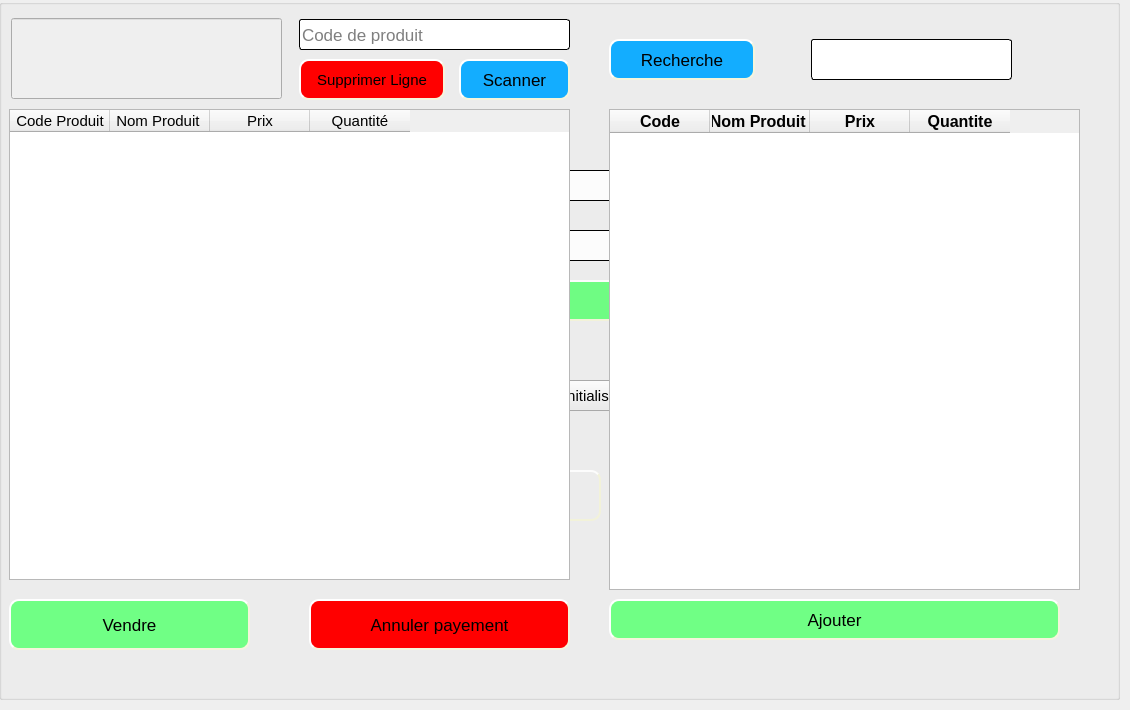
    <widget class="QWidget" name="tab_17">
     <attribute name="title">
      <string>Achat</string>
     </attribute>
     <widget class="QLabel" name="label_22">
      <property name="geometry">
       <rect>
        <x>260</x>
        <y>170</y>
        <width>141</width>
        <height>31</height>
       </rect>
      </property>
      <property name="font">
       <font>
        <pointsize>13</pointsize>
       </font>
      </property>
      <property name="text">
       <string>Nom Utilisateur </string>
      </property>
     </widget>
     <widget class="QLabel" name="label_23">
      <property name="geometry">
       <rect>
        <x>260</x>
        <y>230</y>
        <width>101</width>
        <height>31</height>
       </rect>
      </property>
      <property name="font">
       <font>
        <pointsize>13</pointsize>
       </font>
      </property>
      <property name="text">
       <string>Mot de pass </string>
      </property>
     </widget>
     <widget class="QLineEdit" name="lineEdit_22">
      <property name="geometry">
       <rect>
        <x>430</x>
        <y>170</y>
        <width>211</width>
        <height>31</height>
       </rect>
      </property>
      <property name="font">
       <font>
        <pointsize>13</pointsize>
       </font>
      </property>
      <property name="styleSheet">
       <string notr="true">border-style: outset;
border-width: 1px;
border-radius: 3px;</string>
      </property>
      <property name="cursorPosition">
       <number>0</number>
      </property>
      <property name="placeholderText">
       <string>Utilisateur</string>
      </property>
     </widget>
     <widget class="QLineEdit" name="lineEdit_23">
      <property name="geometry">
       <rect>
        <x>430</x>
        <y>230</y>
        <width>211</width>
        <height>31</height>
       </rect>
      </property>
      <property name="font">
       <font>
        <pointsize>13</pointsize>
       </font>
      </property>
      <property name="styleSheet">
       <string notr="true">border-style: outset;
border-width: 1px;
border-radius: 3px;</string>
      </property>
      <property name="echoMode">
       <enum>QLineEdit::Password</enum>
      </property>
      <property name="cursorPosition">
       <number>0</number>
      </property>
      <property name="placeholderText">
       <string>Mot de pass</string>
      </property>
     </widget>
     <widget class="QLabel" name="label_24">
      <property name="geometry">
       <rect>
        <x>280</x>
        <y>380</y>
        <width>161</width>
        <height>31</height>
       </rect>
      </property>
      <property name="font">
       <font>
        <pointsize>13</pointsize>
       </font>
      </property>
      <property name="styleSheet">
       <string notr="true">color: rgb(0, 170, 255);</string>
      </property>
      <property name="text">
       <string>Mot de pass oublié ? </string>
      </property>
     </widget>
     <widget class="QPushButton" name="pushButton_26">
      <property name="geometry">
       <rect>
        <x>520</x>
        <y>380</y>
        <width>131</width>
        <height>31</height>
       </rect>
      </property>
      <property name="font">
       <font>
        <pointsize>11</pointsize>
       </font>
      </property>
      <property name="styleSheet">
       <string notr="true"/>
      </property>
      <property name="text">
       <string>Réinitialiser </string>
      </property>
      <property name="icon">
       <iconset resource="iconne.qrc">
        <normaloff>:/icone/reset.png</normaloff>:/icone/reset.png</iconset>
      </property>
      <property name="iconSize">
       <size>
        <width>22</width>
        <height>22</height>
       </size>
      </property>
     </widget>
     <widget class="QPushButton" name="pushButton_27">
      <property name="geometry">
       <rect>
        <x>260</x>
        <y>280</y>
        <width>391</width>
        <height>41</height>
       </rect>
      </property>
      <property name="font">
       <font>
        <pointsize>13</pointsize>
       </font>
      </property>
      <property name="styleSheet">
       <string notr="true">QPushButton{
background-color: rgb(112, 255, 133);
border-style: outset;
border-width: 2px;
border-radius: 10px;
border-color: beige;
min-width: 10em;
padding: 6px;

}
QPushButton:hover:!pressed
{

	
	background-color: rgb(55, 217, 109);
}</string>
      </property>
      <property name="text">
       <string>Login</string>
      </property>
      <property name="icon">
       <iconset resource="iconne.qrc">
        <normaloff>:/icone/login.png</normaloff>:/icone/login.png</iconset>
      </property>
     </widget>
     <widget class="QLabel" name="label_45">
      <property name="geometry">
       <rect>
        <x>260</x>
        <y>320</y>
        <width>381</width>
        <height>20</height>
       </rect>
      </property>
      <property name="font">
       <font>
        <pointsize>13</pointsize>
       </font>
      </property>
      <property name="styleSheet">
       <string notr="true">
color: rgb(255, 0, 0);</string>
      </property>
      <property name="text">
       <string/>
      </property>
     </widget>
     <widget class="QLabel" name="label_60">
      <property name="geometry">
       <rect>
        <x>70</x>
        <y>480</y>
        <width>201</width>
        <height>31</height>
       </rect>
      </property>
      <property name="font">
       <font>
        <pointsize>13</pointsize>
       </font>
      </property>
      <property name="text">
       <string>RETROUVEZ-NOUS SUR :</string>
      </property>
     </widget>
     <widget class="QPushButton" name="pushButton_46">
      <property name="geometry">
       <rect>
        <x>310</x>
        <y>470</y>
        <width>51</width>
        <height>51</height>
       </rect>
      </property>
      <property name="font">
       <font>
        <pointsize>13</pointsize>
       </font>
      </property>
      <property name="styleSheet">
       <string notr="true">QPushButton{
;
border-style: outset;
border-width: 2px;
border-radius: 10px;
border-color: beige;


padding: 6px;

}
QPushButton:hover:!pressed
{
background-color: rgb(165, 120, 255);
}</string>
      </property>
      <property name="text">
       <string/>
      </property>
      <property name="icon">
       <iconset resource="iconne.qrc">
        <normaloff>:/icone/face.png</normaloff>:/icone/face.png</iconset>
      </property>
      <property name="iconSize">
       <size>
        <width>35</width>
        <height>35</height>
       </size>
      </property>
     </widget>
     <widget class="QPushButton" name="pushButton_47">
      <property name="geometry">
       <rect>
        <x>390</x>
        <y>470</y>
        <width>51</width>
        <height>51</height>
       </rect>
      </property>
      <property name="font">
       <font>
        <pointsize>13</pointsize>
       </font>
      </property>
      <property name="styleSheet">
       <string notr="true">QPushButton{
;
border-style: outset;
border-width: 2px;
border-radius: 10px;
border-color: beige;


padding: 6px;

}
QPushButton:hover:!pressed
{
background-color: rgb(165, 120, 255);
}</string>
      </property>
      <property name="text">
       <string/>
      </property>
      <property name="icon">
       <iconset resource="iconne.qrc">
        <normaloff>:/icone/github.png</normaloff>:/icone/github.png</iconset>
      </property>
      <property name="iconSize">
       <size>
        <width>35</width>
        <height>35</height>
       </size>
      </property>
     </widget>
     <widget class="QPushButton" name="pushButton_48">
      <property name="geometry">
       <rect>
        <x>470</x>
        <y>470</y>
        <width>51</width>
        <height>51</height>
       </rect>
      </property>
      <property name="font">
       <font>
        <pointsize>13</pointsize>
       </font>
      </property>
      <property name="styleSheet">
       <string notr="true">QPushButton{

border-style: outset;
border-width: 2px;
border-radius: 10px;
border-color: beige;


padding: 6px;

}
QPushButton:hover:!pressed
{
background-color: rgb(165, 120, 255);;
}</string>
      </property>
      <property name="text">
       <string/>
      </property>
      <property name="icon">
       <iconset resource="iconne.qrc">
        <normaloff>:/icone/in.png</normaloff>:/icone/in.png</iconset>
      </property>
      <property name="iconSize">
       <size>
        <width>35</width>
        <height>35</height>
       </size>
      </property>
     </widget>
     <widget class="QPushButton" name="pushButton_50">
      <property name="geometry">
       <rect>
        <x>550</x>
        <y>470</y>
        <width>51</width>
        <height>51</height>
       </rect>
      </property>
      <property name="font">
       <font>
        <pointsize>13</pointsize>
       </font>
      </property>
      <property name="styleSheet">
       <string notr="true">QPushButton{

border-style: outset;
border-width: 2px;
border-radius: 10px;
border-color: beige;


padding: 6px;

}
QPushButton:hover:!pressed
{
background-color: rgb(165, 120, 255);
}</string>
      </property>
      <property name="text">
       <string/>
      </property>
      <property name="icon">
       <iconset resource="iconne.qrc">
        <normaloff>:/icone/face.png</normaloff>:/icone/face.png</iconset>
      </property>
      <property name="iconSize">
       <size>
        <width>35</width>
        <height>35</height>
       </size>
      </property>
     </widget>
     <widget class="QGroupBox" name="groupBox_20">
      <property name="geometry">
       <rect>
        <x>-1</x>
        <y>-1</y>
        <width>1121</width>
        <height>701</height>
       </rect>
      </property>
      <property name="title">
       <string/>
      </property>
      <widget class="QPushButton" name="pushButton_86">
       <property name="geometry">
        <rect>
         <x>610</x>
         <y>40</y>
         <width>146</width>
         <height>41</height>
        </rect>
       </property>
       <property name="font">
        <font>
         <pointsize>13</pointsize>
        </font>
       </property>
       <property name="styleSheet">
        <string notr="true">QPushButton{
background-color: rgb(19, 173, 255);
border-style: outset;
border-width: 2px;
border-radius: 10px;
border-color: beige;
padding: 6px;
}
QPushButton:hover:!pressed
{

	background-color: rgb(85, 255, 255);
}</string>
       </property>
       <property name="text">
        <string>Recherche</string>
       </property>
       <property name="icon">
        <iconset resource="iconne.qrc">
         <normaloff>:/icone/searche.png</normaloff>:/icone/searche.png</iconset>
       </property>
      </widget>
      <widget class="QLineEdit" name="lineEdit_101">
       <property name="enabled">
        <bool>false</bool>
       </property>
       <property name="geometry">
        <rect>
         <x>12</x>
         <y>19</y>
         <width>271</width>
         <height>81</height>
        </rect>
       </property>
       <property name="font">
        <font>
         <pointsize>50</pointsize>
         <weight>75</weight>
         <bold>true</bold>
        </font>
       </property>
       <property name="styleSheet">
        <string notr="true">color: rgb(255, 0, 0);</string>
       </property>
       <property name="alignment">
        <set>Qt::AlignCenter</set>
       </property>
      </widget>
      <widget class="QTableWidget" name="tableWidget_19">
       <property name="enabled">
        <bool>true</bool>
       </property>
       <property name="geometry">
        <rect>
         <x>610</x>
         <y>110</y>
         <width>471</width>
         <height>481</height>
        </rect>
       </property>
       <property name="maximumSize">
        <size>
         <width>16777215</width>
         <height>16777215</height>
        </size>
       </property>
       <property name="font">
        <font>
         <pointsize>13</pointsize>
         <weight>50</weight>
         <bold>false</bold>
        </font>
       </property>
       <property name="layoutDirection">
        <enum>Qt::LeftToRight</enum>
       </property>
       <property name="lineWidth">
        <number>0</number>
       </property>
       <property name="editTriggers">
        <set>QAbstractItemView::NoEditTriggers</set>
       </property>
       <property name="dragDropOverwriteMode">
        <bool>false</bool>
       </property>
       <property name="defaultDropAction">
        <enum>Qt::LinkAction</enum>
       </property>
       <property name="selectionMode">
        <enum>QAbstractItemView::SingleSelection</enum>
       </property>
       <property name="textElideMode">
        <enum>Qt::ElideMiddle</enum>
       </property>
       <property name="showGrid">
        <bool>true</bool>
       </property>
       <property name="gridStyle">
        <enum>Qt::CustomDashLine</enum>
       </property>
       <property name="sortingEnabled">
        <bool>false</bool>
       </property>
       <column>
        <property name="text">
         <string>Code</string>
        </property>
        <property name="font">
         <font>
          <pointsize>12</pointsize>
          <weight>75</weight>
          <italic>false</italic>
          <bold>true</bold>
          <underline>false</underline>
          <strikeout>false</strikeout>
         </font>
        </property>
        <property name="textAlignment">
         <set>AlignCenter</set>
        </property>
       </column>
       <column>
        <property name="text">
         <string>Nom Produit </string>
        </property>
        <property name="font">
         <font>
          <pointsize>12</pointsize>
          <weight>75</weight>
          <bold>true</bold>
         </font>
        </property>
        <property name="textAlignment">
         <set>AlignCenter</set>
        </property>
       </column>
       <column>
        <property name="text">
         <string>Prix</string>
        </property>
        <property name="font">
         <font>
          <pointsize>12</pointsize>
          <weight>75</weight>
          <bold>true</bold>
         </font>
        </property>
        <property name="textAlignment">
         <set>AlignCenter</set>
        </property>
       </column>
       <column>
        <property name="text">
         <string>Quantite</string>
        </property>
        <property name="font">
         <font>
          <pointsize>12</pointsize>
          <weight>75</weight>
          <bold>true</bold>
         </font>
        </property>
        <property name="textAlignment">
         <set>AlignCenter</set>
        </property>
       </column>
      </widget>
      <widget class="QLineEdit" name="lineEdit_102">
       <property name="geometry">
        <rect>
         <x>300</x>
         <y>20</y>
         <width>271</width>
         <height>31</height>
        </rect>
       </property>
       <property name="font">
        <font>
         <pointsize>13</pointsize>
        </font>
       </property>
       <property name="styleSheet">
        <string notr="true">border-style: outset;
border-width: 1px;
border-radius: 3px;</string>
       </property>
       <property name="placeholderText">
        <string>Code de produit</string>
       </property>
      </widget>
      <widget class="QPushButton" name="pushButton_87">
       <property name="geometry">
        <rect>
         <x>610</x>
         <y>600</y>
         <width>451</width>
         <height>41</height>
        </rect>
       </property>
       <property name="font">
        <font>
         <pointsize>13</pointsize>
        </font>
       </property>
       <property name="styleSheet">
        <string notr="true">QPushButton{
background-color: rgb(112, 255, 133);
border-style: outset;
border-width: 2px;
border-radius: 10px;
border-color: beige;
min-width: 10em;
padding: 6px;

}
QPushButton:hover:!pressed
{

	
	background-color: rgb(55, 217, 109);
}</string>
       </property>
       <property name="text">
        <string>Ajouter</string>
       </property>
       <property name="icon">
        <iconset resource="iconne.qrc">
         <normaloff>:/icone/add.png</normaloff>:/icone/add.png</iconset>
       </property>
      </widget>
      <widget class="QPushButton" name="pushButton_88">
       <property name="geometry">
        <rect>
         <x>460</x>
         <y>60</y>
         <width>111</width>
         <height>41</height>
        </rect>
       </property>
       <property name="font">
        <font>
         <pointsize>13</pointsize>
        </font>
       </property>
       <property name="styleSheet">
        <string notr="true">QPushButton{
background-color: rgb(19, 173, 255);
border-style: outset;
border-width: 2px;
border-radius: 10px;
border-color: beige;
padding: 6px;
}
QPushButton:hover:!pressed
{

	background-color: rgb(85, 255, 255);
}</string>
       </property>
       <property name="text">
        <string>Scanner</string>
       </property>
       <property name="icon">
        <iconset resource="iconne.qrc">
         <normaloff>:/icone/barre.png</normaloff>:/icone/barre.png</iconset>
       </property>
       <property name="iconSize">
        <size>
         <width>22</width>
         <height>22</height>
        </size>
       </property>
      </widget>
      <widget class="QTableWidget" name="tableWidget_20">
       <property name="enabled">
        <bool>true</bool>
       </property>
       <property name="geometry">
        <rect>
         <x>10</x>
         <y>110</y>
         <width>561</width>
         <height>471</height>
        </rect>
       </property>
       <property name="maximumSize">
        <size>
         <width>16777215</width>
         <height>16777215</height>
        </size>
       </property>
       <property name="font">
        <font>
         <pointsize>13</pointsize>
         <weight>75</weight>
         <bold>true</bold>
        </font>
       </property>
       <property name="dragDropOverwriteMode">
        <bool>false</bool>
       </property>
       <column>
        <property name="text">
         <string>Code Produit</string>
        </property>
        <property name="font">
         <font>
          <pointsize>11</pointsize>
          <weight>50</weight>
          <italic>false</italic>
          <bold>false</bold>
          <underline>false</underline>
          <strikeout>false</strikeout>
         </font>
        </property>
        <property name="textAlignment">
         <set>AlignCenter</set>
        </property>
       </column>
       <column>
        <property name="text">
         <string>Nom Produit </string>
        </property>
        <property name="font">
         <font>
          <pointsize>11</pointsize>
          <weight>50</weight>
          <bold>false</bold>
         </font>
        </property>
        <property name="textAlignment">
         <set>AlignCenter</set>
        </property>
       </column>
       <column>
        <property name="text">
         <string>Prix</string>
        </property>
        <property name="font">
         <font>
          <pointsize>11</pointsize>
          <weight>50</weight>
          <bold>false</bold>
         </font>
        </property>
        <property name="textAlignment">
         <set>AlignCenter</set>
        </property>
       </column>
       <column>
        <property name="text">
         <string>Quantité</string>
        </property>
        <property name="font">
         <font>
          <pointsize>11</pointsize>
          <weight>50</weight>
          <bold>false</bold>
         </font>
        </property>
        <property name="textAlignment">
         <set>AlignCenter</set>
        </property>
       </column>
      </widget>
      <widget class="QPushButton" name="pushButton_89">
       <property name="geometry">
        <rect>
         <x>300</x>
         <y>60</y>
         <width>146</width>
         <height>41</height>
        </rect>
       </property>
       <property name="font">
        <font>
         <pointsize>11</pointsize>
        </font>
       </property>
       <property name="styleSheet">
        <string notr="true">QPushButton{
background-color: rgb(255, 0, 0);
border-style: outset;
border-width: 2px;
border-radius: 10px;
border-color: beige;
min-width: 1em;
padding: 6px;
}
QPushButton:hover:!pressed
{
background-color: rgb(255, 70, 70);
}</string>
       </property>
       <property name="text">
        <string>Supprimer Ligne</string>
       </property>
       <property name="icon">
        <iconset resource="iconne.qrc">
         <normaloff>:/icone/annuler.png</normaloff>:/icone/annuler.png</iconset>
       </property>
       <property name="iconSize">
        <size>
         <width>22</width>
         <height>22</height>
        </size>
       </property>
      </widget>
      <widget class="QLineEdit" name="lineEdit_103">
       <property name="geometry">
        <rect>
         <x>812</x>
         <y>40</y>
         <width>201</width>
         <height>41</height>
        </rect>
       </property>
       <property name="font">
        <font>
         <pointsize>13</pointsize>
        </font>
       </property>
       <property name="styleSheet">
        <string notr="true">border-style: outset;
border-width: 1px;
border-radius: 3px;</string>
       </property>
      </widget>
      <widget class="QPushButton" name="pushButton_90">
       <property name="geometry">
        <rect>
         <x>10</x>
         <y>600</y>
         <width>241</width>
         <height>51</height>
        </rect>
       </property>
       <property name="font">
        <font>
         <pointsize>13</pointsize>
        </font>
       </property>
       <property name="styleSheet">
        <string notr="true">QPushButton{
background-color: rgb(112, 255, 133);
border-style: outset;
border-width: 2px;
border-radius: 10px;
border-color: beige;
min-width: 10em;
padding: 6px;

}
QPushButton:hover:!pressed
{

	
	background-color: rgb(55, 217, 109);
}</string>
       </property>
       <property name="text">
        <string>Vendre</string>
       </property>
       <property name="icon">
        <iconset resource="iconne.qrc">
         <normaloff>:/icone/land-sell-icon.png</normaloff>:/icone/land-sell-icon.png</iconset>
       </property>
       <property name="iconSize">
        <size>
         <width>26</width>
         <height>26</height>
        </size>
       </property>
      </widget>
      <widget class="QPushButton" name="pushButton_91">
       <property name="geometry">
        <rect>
         <x>310</x>
         <y>600</y>
         <width>261</width>
         <height>51</height>
        </rect>
       </property>
       <property name="font">
        <font>
         <pointsize>13</pointsize>
        </font>
       </property>
       <property name="styleSheet">
        <string notr="true">QPushButton{
background-color: rgb(255, 0, 0);
border-style: outset;
border-width: 2px;
border-radius: 10px;
border-color: beige;
min-width: 1em;
padding: 6px;
}
QPushButton:hover:!pressed
{
background-color: rgb(255, 70, 70);
}</string>
       </property>
       <property name="text">
        <string>Annuler payement</string>
       </property>
       <property name="icon">
        <iconset resource="iconne.qrc">
         <normaloff>:/icone/annuler.png</normaloff>:/icone/annuler.png</iconset>
       </property>
       <property name="iconSize">
        <size>
         <width>22</width>
         <height>22</height>
        </size>
       </property>
      </widget>
     </widget>
    </widget>
